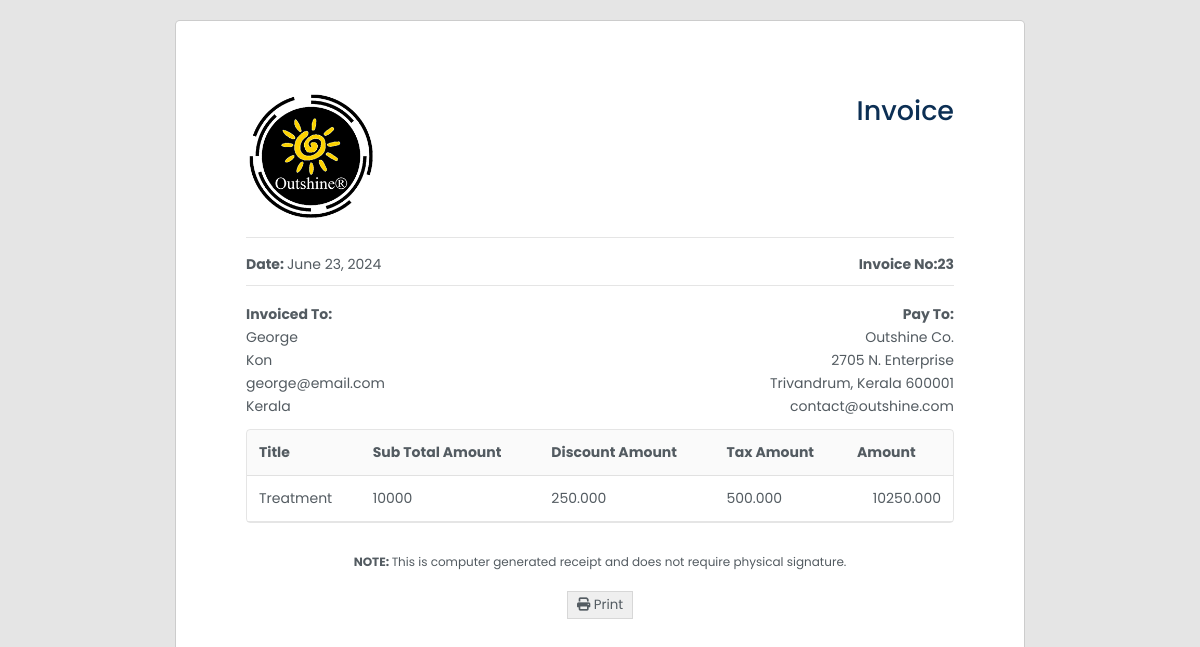
The page /app/invoiceProfile/23/ (signed in) on the database its author committed.
### doctor/models.py (models this page shows, shortened)
class InvoiceDetails(models.Model):
    invoice_id = models.BigAutoField(primary_key=True)
    patient_name = models.ForeignKey(PatientDetails, on_delete=models.CASCADE)
    invoice_title = models.CharField(max_length=50)
    subtotal_amount = models.CharField(max_length=50)
    discount_amount = models.CharField(max_length=50, blank=True, null=True)
    discount_percentage = models.CharField(max_length=50, blank=True, null=True)
    tax_percentage = models.CharField(max_length=50, blank=True, null=True)
    tax_amount = models.CharField(max_length=50, blank=True, null=True)
    adjusted_amount = models.CharField(max_length=50)
    date = models.DateField()

class PatientDetails(models.Model):
    patient_name = models.CharField(max_length=50)
    gender = models.CharField(
         max_length=20,
         choices=(("Male", "Male"), ("Female", "Female"), ("Other", "Other")),
     )
    blood_group = models.CharField(
        max_length=20, blank=True, null=True,
        choices=(
            ("O-", "O-"),
            ("O+", "O+"),
            ("A-", "A-"),
            ("A+", "A+"),
            ("B-", "B-"),
            ("B+", "B+"),
            ("AB-", "AB-"),
            ("AB+", "AB+"),
        ),
    )
    address = models.CharField(max_length=250, blank=True, null=True)
    state = models.CharField(max_length=200, blank=True, null=True)
    country = models.CharField(max_length=200, blank=True, null=True)
    pin_code = models.BigIntegerField(blank=True, null=True)
    email = models.EmailField(default="", max_length=50, unique=True)
    date_of_birth = models.DateField()
    phone_number = models.CharField(default="", max_length=20)
    patient_image = models.BinaryField(blank=True, null=True)
    created = models.DateTimeField(auto_now_add=True)
    updated = models.DateTimeField(auto_now=True)
    def __str__(self):
        return str(self.patient_name)

### doctor/views.py (the view)
# urls.py: path("invoiceProfile/<int:invoice_id>/", views.invoice_profile, name="invoice_profile"),
@login_required
def invoice_profile(request, invoice_id):
    invoice = get_object_or_404(InvoiceDetails, pk=invoice_id)
    return render(request, "invoice/invoice_profile.html", {'invoice': invoice})

### templates/invoice/invoice_profile.html (shortened to what this page needs)
{% load static %}
<!DOCTYPE html>
<html>
    <head>
        <link rel="stylesheet" href="https://cdnjs.cloudflare.com/ajax/libs/font-awesome/6.2.1/css/all.min.css" />
        <link rel="stylesheet" href="{% static 'css/invoice_style.css' %}">
    </head>
    <body>
        <div class = "invoice-wrapper" id = "print-area">
            <div class = "invoice">
                <div class = "invoice-container">
                    <div class = "invoice-head">
                        <div class = "invoice-head-top">
                            <div class = "invoice-head-top-left text-start">
                                <img src = "{% static 'img/outshine-logo.png' %}">
                            </div>
                            <div class = "invoice-head-top-right text-end">
                                <h3>Invoice</h3>
                            </div>
                        </div>
                        <div class = "hr"></div>
                        <div class = "invoice-head-middle">
                            <div class = "invoice-head-middle-left text-start">
                                <p><span class = "text-bold">Date: </span>{{ invoice.date }}</p>
                            </div>
                            <div class = "invoice-head-middle-right text-end">
                                <p><spanf class = "text-bold">Invoice No:</span>{{ invoice.invoice_id }}</p>
                            </div>
                        </div>
                        <div class = "hr"></div>
                        <div class = "invoice-head-bottom">
                            <div class = "invoice-head-bottom-left">
                                <ul>
                                    <li class = 'text-bold'>Invoiced To:</li>
                                    <li>{{ invoice.patient_name }}</li>
                                        <li>{{ invoice.patient_name.address }}</li>
                                        <li>{{ invoice.patient_name.email }}</li>
                                        <li>{{ invoice.patient_name.state }}</li>
                                </ul>
                            </div>
                            <div class = "invoice-head-bottom-right">
                                <ul class = "text-end">
                                    <li class = 'text-bold'>Pay To:</li>
                                    <li>Outshine Co.</li>
                                    <li>2705 N. Enterprise</li>
                                    <li>Trivandrum, Kerala 600001</li>
                                    <li>contact@outshine.com</li>
                                </ul>
                            </div>
                        </div>
                    </div>
                    <div class = "overflow-view">
                        <div class = "invoice-body">
                            <table>
                                <thead>
                                    <tr>
                                        <td class = "text-bold">Title</td>
                                        <td class = "text-bold">Sub Total Amount</td>
                                        <td class = "text-bold">Discount Amount</td>
                                        <td class = "text-bold">Tax Amount</td>
                                        <td class = "text-bold">Amount</td>
                                    </tr>
                                </thead>
                                <tbody>
                                    <tr>
                                        <td>{{ invoice.invoice_title }}</td>
                                        <td>{{ invoice.subtotal_amount }}</td>
                                        <td>{{ invoice.discount_amount }}</td>
                                        <td>{{ invoice.tax_amount }}</td>
                                        <td class = "text-end">{{ invoice.adjusted_amount }}</td>
                                    </tr>
                                </tbody>
                            </table>
                        </div>
                    </div>
                    <div class = "invoice-foot text-center">
                        <p><span class = "text-bold text-center">NOTE:&nbsp;</span>This is computer generated receipt and does not require physical signature.</p>
                        <div class = "invoice-btns">
                            <button type = "button" class = "invoice-btn" onclick="printInvoice()">
                                <span>
                                    <i class="fa-solid fa-print"></i>
                                </span>
                                <span>Print</span>
                            </button>
                        </div>
                    </div>
                </div>
            </div>
        </div>
    </body>
</html>

### static/css/invoice_style.css (style rules this page uses)
*, *::after, *::before { padding: 0; margin: 0; box-sizing: border-box; }
:root { --blue-color: #0c2f54; --dark-color: #535b61; --white-color: #fff; }
ul { list-style-type: none; }
ul li { margin: 2px 0; }
.text-end { text-align: right; }
.text-center { text-align: center; }
.text-start { text-align: left; }
.text-bold { font-weight: 700; }
.hr { height: 1px; background-color: rgba(0, 0, 0, 0.1); }
body { font-family: 'Poppins', sans-serif; color: var(--dark-color); font-size: 14px; }
.invoice-wrapper { min-height: 100vh; background-color: rgba(0, 0, 0, 0.1); padding-top: 20px; padding-bottom: 20px; }
.invoice { max-width: 850px; margin-right: auto; margin-left: auto; background-color: var(--white-color); padding: 70px; border: 1px solid rgba(0, 0, 0, 0.2); border-radius: 5px; min-height: 920px; }
.invoice-head-top-left img { width: 130px; }
.invoice-head-top-right h3 { font-weight: 500; font-size: 27px; color: var(--blue-color); }
.invoice-head-middle, .invoice-head-bottom { padding: 16px 0; }
.invoice-body { border: 1px solid rgba(0, 0, 0, 0.1); border-radius: 4px; overflow: hidden; }
.invoice-body table { border-collapse: collapse; border-radius: 4px; width: 100%; }
.invoice-body table td, .invoice-body table th { padding: 12px; }
.invoice-body table tr { border-bottom: 1px solid rgba(0, 0, 0, 0.1); }
.invoice-body table thead { background-color: rgba(0, 0, 0, 0.02); }
.invoice-foot { padding: 30px 0; }
.invoice-foot p { font-size: 12px; }
.invoice-btns { margin-top: 20px; display: flex; justify-content: center; }
.invoice-btn { padding: 3px 9px; color: var(--dark-color); font-family: inherit; border: 1px solid rgba(0, 0, 0, 0.1); cursor: pointer; }
.invoice-head-top, .invoice-head-middle, .invoice-head-bottom { display: grid; grid-template-columns: repeat(2, 1fr); padding-bottom: 10px; }
.overflow-view { overflow-x: scroll; }
.invoice-body { min-width: 600px; }

### rows shown on the page
InvoiceDetails: date "June 23, 2024", invoice_id "23", patient_name "George", patient_name.address "Kon", patient_name.email "george@email.com", patient_name.state "Kerala", invoice_title "Treatment", subtotal_amount "10000", discount_amount "250.000", tax_amount "500.000", adjusted_amount "10250.000"
